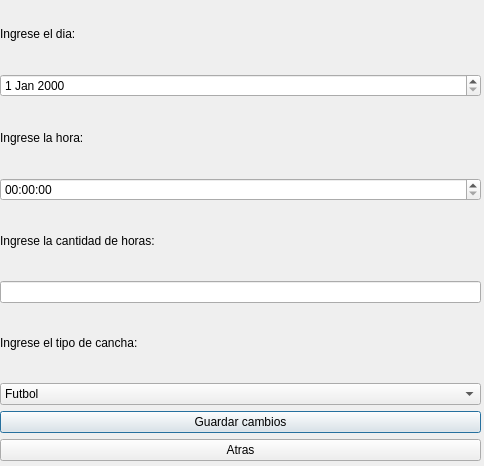
<?xml version="1.0" encoding="UTF-8"?>
<ui version="4.0">
 <class>Dialog</class>
 <widget class="QDialog" name="Dialog">
  <property name="geometry">
   <rect>
    <x>0</x>
    <y>0</y>
    <width>484</width>
    <height>466</height>
   </rect>
  </property>
  <property name="windowTitle">
   <string>Dialog</string>
  </property>
  <widget class="QWidget" name="verticalLayoutWidget">
   <property name="geometry">
    <rect>
     <x>0</x>
     <y>0</y>
     <width>481</width>
     <height>461</height>
    </rect>
   </property>
   <layout class="QVBoxLayout" name="verticalLayout">
    <item>
     <widget class="QLabel" name="label_2">
      <property name="text">
       <string>Ingrese el dia:</string>
      </property>
     </widget>
    </item>
    <item>
     <widget class="QDateEdit" name="dateEdit"/>
    </item>
    <item>
     <widget class="QLabel" name="label_3">
      <property name="text">
       <string>Ingrese la hora:</string>
      </property>
     </widget>
    </item>
    <item>
     <widget class="QTimeEdit" name="timeEdit"/>
    </item>
    <item>
     <widget class="QLabel" name="label_4">
      <property name="text">
       <string>Ingrese la cantidad de horas:</string>
      </property>
     </widget>
    </item>
    <item>
     <widget class="QLineEdit" name="lineEdit"/>
    </item>
    <item>
     <widget class="QLabel" name="label_5">
      <property name="text">
       <string>Ingrese el tipo de cancha:</string>
      </property>
     </widget>
    </item>
    <item>
     <widget class="QComboBox" name="comboBox">
      <item>
       <property name="text">
        <string>Futbol</string>
       </property>
      </item>
      <item>
       <property name="text">
        <string>Tenis</string>
       </property>
      </item>
      <item>
       <property name="text">
        <string>Basquet</string>
       </property>
      </item>
     </widget>
    </item>
    <item>
     <widget class="QPushButton" name="btnGuardar">
      <property name="text">
       <string>Guardar cambios</string>
      </property>
     </widget>
    </item>
    <item>
     <widget class="QPushButton" name="btnAtras">
      <property name="text">
       <string>Atras</string>
      </property>
     </widget>
    </item>
   </layout>
  </widget>
 </widget>
 <resources/>
 <connections/>
</ui>
